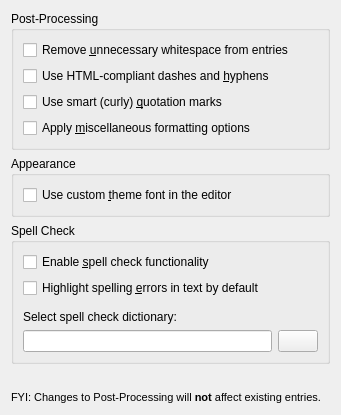
<?xml version="1.0" encoding="UTF-8"?>
<ui version="4.0">
 <class>ConfigurationEditor</class>
 <widget class="QWidget" name="ConfigurationEditor">
  <property name="geometry">
   <rect>
    <x>0</x>
    <y>0</y>
    <width>341</width>
    <height>415</height>
   </rect>
  </property>
  <property name="windowTitle">
   <string>Form</string>
  </property>
  <layout class="QVBoxLayout" name="verticalLayout">
   <item>
    <widget class="QGroupBox" name="groupBox">
     <property name="title">
      <string>Post-Processing</string>
     </property>
     <layout class="QVBoxLayout" name="verticalLayout_2">
      <item>
       <widget class="QCheckBox" name="TrimWhiteSpace">
        <property name="toolTip">
         <string>&lt;p&gt;&lt;b&gt;(Recommended)&lt;/b&gt; This setting requires the editor to remove extra line breaks and other white space (like redundant spaces between words) from the body text.&lt;br /&gt;&lt;br /&gt;FYI: Whitespace removal is only applied to entries &amp;lt; 1000 words in length due to performance issues. This feature is still semi-experimental so occasional issues are to be expected.&lt;/p&gt;</string>
        </property>
        <property name="text">
         <string>Remove &amp;unnecessary whitespace from entries</string>
        </property>
       </widget>
      </item>
      <item>
       <widget class="QCheckBox" name="ForceHyphens">
        <property name="toolTip">
         <string>&lt;p&gt;&lt;b&gt;(Recommended)&lt;/b&gt; This setting forces the use of HTML-compliant hyphenation and dashes ( i.e. — instead of --). This looks better on most displays.&lt;/p&gt;</string>
        </property>
        <property name="text">
         <string>Use HTML-compliant dashes and &amp;hyphens</string>
        </property>
       </widget>
      </item>
      <item>
       <widget class="QCheckBox" name="ForceSmartQuotes">
        <property name="toolTip">
         <string>&lt;p&gt;&lt;b&gt;(Recommended)&lt;/b&gt;This setting requires the editor to apply “curly” quotation marks to all entries in place of &amp;quot;straight&amp;quot; quotes. This function also affects apostrophes and other instances where single quotes are used in words.&lt;/p&gt;</string>
        </property>
        <property name="text">
         <string>Use smart (curly) &amp;quotation marks</string>
        </property>
       </widget>
      </item>
      <item>
       <widget class="QCheckBox" name="MiscFormatting">
        <property name="toolTip">
         <string>&lt;p&gt;&lt;b&gt;(Recommended)&lt;/b&gt; This option applies additional post-processing features to text, including replacing three or more periods with the standard ellipsis character (…) and displaying number notation in superscript (i.e. 1&lt;span style=&quot; vertical-align:super;&quot;&gt;st&lt;/span&gt;).&lt;/p&gt;</string>
        </property>
        <property name="text">
         <string>Apply &amp;miscellaneous formatting options</string>
        </property>
       </widget>
      </item>
     </layout>
    </widget>
   </item>
   <item>
    <widget class="QGroupBox" name="groupBox_2">
     <property name="title">
      <string>Appearance</string>
     </property>
     <layout class="QVBoxLayout" name="verticalLayout_3">
      <item>
       <widget class="QCheckBox" name="CustomThemeEditor">
        <property name="toolTip">
         <string>&lt;p&gt;If checked, this will cause the Editor to use the same custom font/font size as defined on the &lt;b&gt;Appearance&lt;/b&gt; page. FYI: This option is only available if a custom theme is currently in use.&lt;/p&gt;</string>
        </property>
        <property name="text">
         <string>Use custom &amp;theme font in the editor</string>
        </property>
       </widget>
      </item>
     </layout>
    </widget>
   </item>
   <item>
    <widget class="QGroupBox" name="groupBox_3">
     <property name="title">
      <string>Spell Check</string>
     </property>
     <layout class="QVBoxLayout" name="verticalLayout_4">
      <item>
       <widget class="QCheckBox" name="UseSpellCheck">
        <property name="toolTip">
         <string>&lt;!DOCTYPE HTML PUBLIC &quot;-//W3C//DTD HTML 4.0//EN&quot; &quot;http://www.w3.org/TR/REC-html40/strict.dtd&quot;&gt;
&lt;html&gt;&lt;head&gt;&lt;meta name=&quot;qrichtext&quot; content=&quot;1&quot; /&gt;&lt;style type=&quot;text/css&quot;&gt;
p, li { white-space: pre-wrap; }
&lt;/style&gt;&lt;/head&gt;&lt;body style=&quot; font-family:'MS Shell Dlg 2'; font-size:8.25pt; font-weight:400; font-style:normal;&quot;&gt;
&lt;p style=&quot; margin-top:12px; margin-bottom:12px; margin-left:0px; margin-right:0px; -qt-block-indent:0; text-indent:0px;&quot;&gt;If checked, this function enables in-line spell checking in the Editor window.&lt;/p&gt;&lt;/body&gt;&lt;/html&gt;</string>
        </property>
        <property name="text">
         <string>Enable &amp;spell check functionality</string>
        </property>
       </widget>
      </item>
      <item>
       <widget class="QCheckBox" name="ShowSpellingErrors">
        <property name="toolTip">
         <string>
&lt;p&gt;&lt;span style=&quot; font-weight:600;&quot;&gt;(Recommended)&lt;/span&gt; If checked, this option requires RoboJournal to highlight (&lt;span style=&quot; text-decoration: underline; color:#ff0000;&quot;&gt;underline&lt;/span&gt;) spelling errors in the current entry each time the editor is displayed. This behavior may be toggled by means of a toolbar button in the editor interface.&lt;/p&gt;</string>
        </property>
        <property name="text">
         <string>Highlight spelling &amp;errors in text by default</string>
        </property>
       </widget>
      </item>
      <item>
       <spacer name="verticalSpacer">
        <property name="orientation">
         <enum>Qt::Vertical</enum>
        </property>
        <property name="sizeType">
         <enum>QSizePolicy::Fixed</enum>
        </property>
        <property name="sizeHint" stdset="0">
         <size>
          <width>20</width>
          <height>6</height>
         </size>
        </property>
       </spacer>
      </item>
      <item>
       <widget class="QLabel" name="label_2">
        <property name="text">
         <string>Select spell check dictionary:</string>
        </property>
       </widget>
      </item>
      <item>
       <layout class="QHBoxLayout" name="horizontalLayout">
        <item>
         <widget class="QLineEdit" name="Dictionary">
          <property name="frame">
           <bool>true</bool>
          </property>
          <property name="readOnly">
           <bool>true</bool>
          </property>
         </widget>
        </item>
        <item>
         <widget class="QPushButton" name="BrowseButton">
          <property name="toolTip">
           <string>Browse</string>
          </property>
          <property name="text">
           <string/>
          </property>
          <property name="icon">
           <iconset resource="../images.qrc">
            <normaloff>:/icons/folder.png</normaloff>:/icons/folder.png</iconset>
          </property>
         </widget>
        </item>
       </layout>
      </item>
     </layout>
    </widget>
   </item>
   <item>
    <spacer name="verticalSpacer_2">
     <property name="orientation">
      <enum>Qt::Vertical</enum>
     </property>
     <property name="sizeHint" stdset="0">
      <size>
       <width>20</width>
       <height>10</height>
      </size>
     </property>
    </spacer>
   </item>
   <item>
    <widget class="QLabel" name="label">
     <property name="text">
      <string>&lt;!DOCTYPE HTML PUBLIC &quot;-//W3C//DTD HTML 4.0//EN&quot; &quot;http://www.w3.org/TR/REC-html40/strict.dtd&quot;&gt;
&lt;html&gt;&lt;head&gt;&lt;meta name=&quot;qrichtext&quot; content=&quot;1&quot; /&gt;&lt;style type=&quot;text/css&quot;&gt;
p, li { white-space: pre-wrap; }
&lt;/style&gt;&lt;/head&gt;&lt;body style=&quot; font-family:'Sans'; font-size:10pt; font-weight:400; font-style:normal;&quot;&gt;
&lt;p style=&quot; margin-top:0px; margin-bottom:0px; margin-left:0px; margin-right:0px; -qt-block-indent:0; text-indent:0px;&quot;&gt;&lt;span style=&quot; font-family:'MS Shell Dlg 2'; font-size:8pt;&quot;&gt;FYI: Changes to Post-Processing will &lt;/span&gt;&lt;span style=&quot; font-family:'MS Shell Dlg 2'; font-size:8pt; font-weight:600;&quot;&gt;not&lt;/span&gt;&lt;span style=&quot; font-family:'MS Shell Dlg 2'; font-size:8pt;&quot;&gt; affect existing entries.&lt;/span&gt;&lt;/p&gt;&lt;/body&gt;&lt;/html&gt;</string>
     </property>
     <property name="wordWrap">
      <bool>true</bool>
     </property>
    </widget>
   </item>
  </layout>
 </widget>
 <resources>
  <include location="../images.qrc"/>
 </resources>
 <connections/>
</ui>
